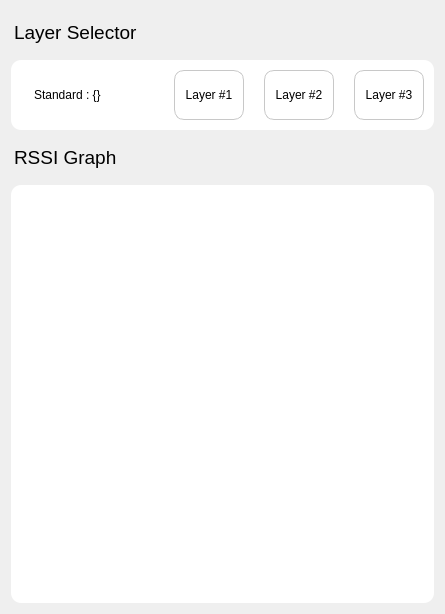
        <widget class="QWidget" name="page_5">
         <layout class="QVBoxLayout" name="verticalLayout_28">
          <item>
           <widget class="QLabel" name="label_107">
            <property name="styleSheet">
             <string notr="true">margin-top: 10px;
margin-bottom: 10px;</string>
            </property>
            <property name="text">
             <string>&lt;html&gt;&lt;head/&gt;&lt;body&gt;&lt;p&gt;&lt;span style=&quot; font-size:14pt;&quot;&gt;Layer Selector&lt;/span&gt;&lt;/p&gt;&lt;/body&gt;&lt;/html&gt;</string>
            </property>
            <property name="margin">
             <number>5</number>
            </property>
           </widget>
          </item>
          <item>
           <widget class="QFrame" name="frame_22">
            <property name="styleSheet">
             <string notr="true">QFrame{
	border: none;
	border-radius: 10px;
	text-align: left;
	padding: 10px;
	background-color: rgb(255, 255, 255);
}

QPushButton{
	border-style: solid;
	border-width: 1px;
	border-color: rgb(200, 200, 200);
	border-radius: 10px;
}</string>
            </property>
            <property name="frameShape">
             <enum>QFrame::StyledPanel</enum>
            </property>
            <property name="frameShadow">
             <enum>QFrame::Raised</enum>
            </property>
            <layout class="QHBoxLayout" name="horizontalLayout_51">
             <property name="spacing">
              <number>20</number>
             </property>
             <property name="leftMargin">
              <number>0</number>
             </property>
             <property name="topMargin">
              <number>0</number>
             </property>
             <property name="rightMargin">
              <number>0</number>
             </property>
             <property name="bottomMargin">
              <number>0</number>
             </property>
             <item>
              <widget class="QLabel" name="label_111">
               <property name="text">
                <string>Standard : {}</string>
               </property>
              </widget>
             </item>
             <item>
              <spacer name="horizontalSpacer_15">
               <property name="orientation">
                <enum>Qt::Horizontal</enum>
               </property>
               <property name="sizeHint" stdset="0">
                <size>
                 <width>40</width>
                 <height>20</height>
                </size>
               </property>
              </spacer>
             </item>
             <item>
              <widget class="QPushButton" name="btn_rssi_1">
               <property name="minimumSize">
                <size>
                 <width>70</width>
                 <height>50</height>
                </size>
               </property>
               <property name="text">
                <string>Layer #1</string>
               </property>
              </widget>
             </item>
             <item>
              <widget class="QPushButton" name="btn_rssi_2">
               <property name="minimumSize">
                <size>
                 <width>70</width>
                 <height>50</height>
                </size>
               </property>
               <property name="text">
                <string>Layer #2</string>
               </property>
              </widget>
             </item>
             <item>
              <widget class="QPushButton" name="btn_rssi_3">
               <property name="minimumSize">
                <size>
                 <width>70</width>
                 <height>50</height>
                </size>
               </property>
               <property name="text">
                <string>Layer #3</string>
               </property>
              </widget>
             </item>
            </layout>
           </widget>
          </item>
          <item>
           <widget class="QLabel" name="label_102">
            <property name="styleSheet">
             <string notr="true">margin-top: 10px;
margin-bottom: 10px;</string>
            </property>
            <property name="text">
             <string>&lt;html&gt;&lt;head/&gt;&lt;body&gt;&lt;p&gt;&lt;span style=&quot; font-size:14pt;&quot;&gt;RSSI  Graph&lt;/span&gt;&lt;/p&gt;&lt;/body&gt;&lt;/html&gt;</string>
            </property>
            <property name="margin">
             <number>5</number>
            </property>
           </widget>
          </item>
          <item>
           <widget class="QFrame" name="frame_rssi">
            <property name="styleSheet">
             <string notr="true">QFrame{
	border: none;
	border-radius: 10px;
	text-align: left;
	background-color: rgb(255, 255, 255);
}

</string>
            </property>
            <property name="frameShape">
             <enum>QFrame::StyledPanel</enum>
            </property>
            <property name="frameShadow">
             <enum>QFrame::Raised</enum>
            </property>
            <layout class="QVBoxLayout" name="verticalLayout_27">
             <item>
              <widget class="MatplotlibWidget" name="widget_rssi" native="true">
               <property name="sizePolicy">
                <sizepolicy hsizetype="Expanding" vsizetype="Expanding">
                 <horstretch>0</horstretch>
                 <verstretch>0</verstretch>
                </sizepolicy>
               </property>
               <property name="minimumSize">
                <size>
                 <width>0</width>
                 <height>400</height>
                </size>
               </property>
               <property name="styleSheet">
                <string notr="true">background-color: rgb(255, 255, 255);</string>
               </property>
              </widget>
             </item>
            </layout>
           </widget>
          </item>
         </layout>
        </widget>
